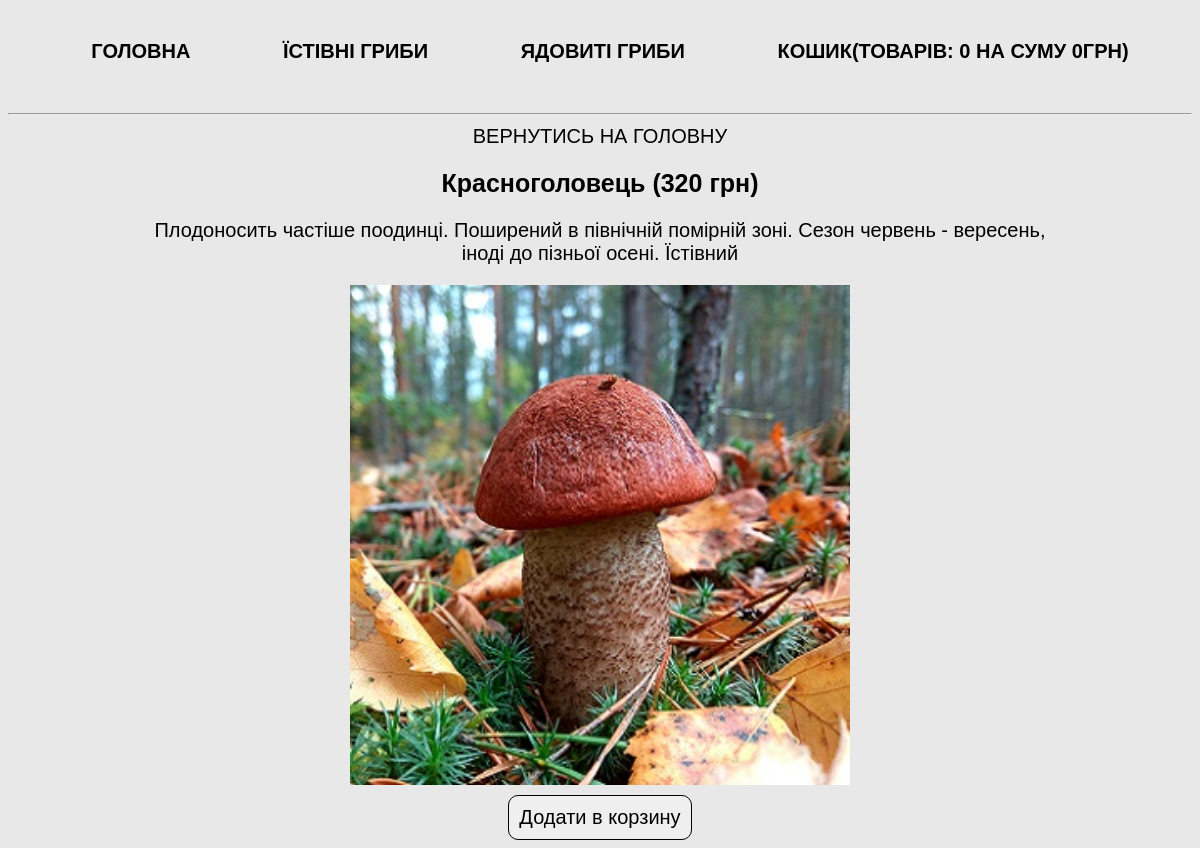
/product.php?product=leccinum, run on the app's committed database.
### tables this page shows
CREATE TABLE `categories` (
  `id` int(11) NOT NULL,
  `name` varchar(255) NOT NULL,
  `ukr_name` varchar(255) NOT NULL
);

CREATE TABLE `products` (
  `id` int(11) NOT NULL,
  `title` varchar(255) NOT NULL,
  `category_id` int(11) NOT NULL,
  `price` int(11) NOT NULL,
  `ukr_name` varchar(255) NOT NULL,
  `image` varchar(255) NOT NULL,
  `description` text NOT NULL
);

### product.php (the view, shortened to what this page needs)
<?php require_once 'parts/header.php';
    if (isset($_GET['product'])) {
        $current_product = $_GET['product'];
        $product = $connect->query("
            SELECT *
            FROM products
            WHERE title = '$current_product'
            ")->fetch(PDO::FETCH_ASSOC);
    }
?>
<div class="product-card">
    <a href="index.php">Вернутись на головну</a>
    <h2><?php echo $product['ukr_name']; ?> (<?php echo $product['price']; ?> грн)</h2>
    <div class="description"><?php echo $product['description']; ?></div>
    <img width="300"
        src="img/<?php echo $product['image']; ?>"
        alt="<?php echo $product['ukr_name']; ?>">
    <?php require_once 'parts/add-form.php'; ?>
</div>

### parts/header.php (shortened to what this page needs)
<?php
require_once 'db/db.php';
$categories = $connect->query("
	SELECT *
	FROM categories
	")->fetchAll(PDO::FETCH_ASSOC);
?>
<!doctype html>
<html lang="uk">
<head>
	<link rel="stylesheet" href="css/style.css">
</head>
<body>
<nav>
	<ul>
		<li><a href="index.php">
			Головна
		</a></li>
		<?php foreach ($categories as $category) { ?>
		<li><a href="index.php?category=<?php echo $category['name']; ?>">
			<?php echo $category['ukr_name']; ?>
		</a></li>
		<?php } ?>
		<li><a href="cart.php">
			Кошик(Товарів: <?php echo $_SESSION['total_quantity'] ? $_SESSION['total_quantity'] : 0; ?>
			на суму <?php echo $_SESSION['total_price'] ? $_SESSION['total_price'] : 0; ?>грн)
		</a></li>
	</ul>
</nav>
<hr>

### css/style.css (style rules this page uses)
* { font-family: 'Arial', sans-serif; font-size: 20px; }
body { margin-top: 20px; background-color: #e8e8e8; }
a { text-decoration: none; text-transform: uppercase; color: #000000; transition: all .3s; }
h2 { font-size: 25px; }
img { width: 100%; }
.main, nav { max-width: 1170px; margin: auto; display: flex; flex-wrap: wrap; justify-content: space-around; }
nav ul { display: flex; flex-wrap: wrap; list-style: none; width: 100%; justify-content: space-around; font-weight: 700; }
nav li { margin-bottom: 20px; margin-right: 20px; }
.cart, .product-card { text-align: center; max-width: 900px; margin: auto; }
.description { margin-bottom: 20px; }
.product-card img { max-width: 500px; }

### data on the page
categories: ukr_name "ЇСТІВНІ ГРИБИ"
categories: ukr_name "ЯДОВИТІ ГРИБИ"
products: ukr_name "Красноголовець", price "320", description "Плодоносить частіше поодинці. Поширений в північній помірній зоні. Сезон червень - вересень, іноді до пізньої осені. Їстівний", image (picture)
